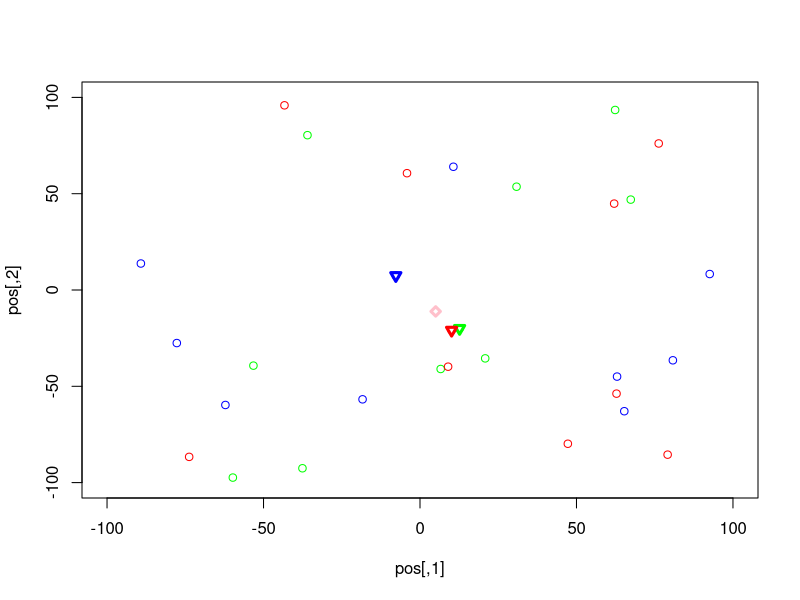
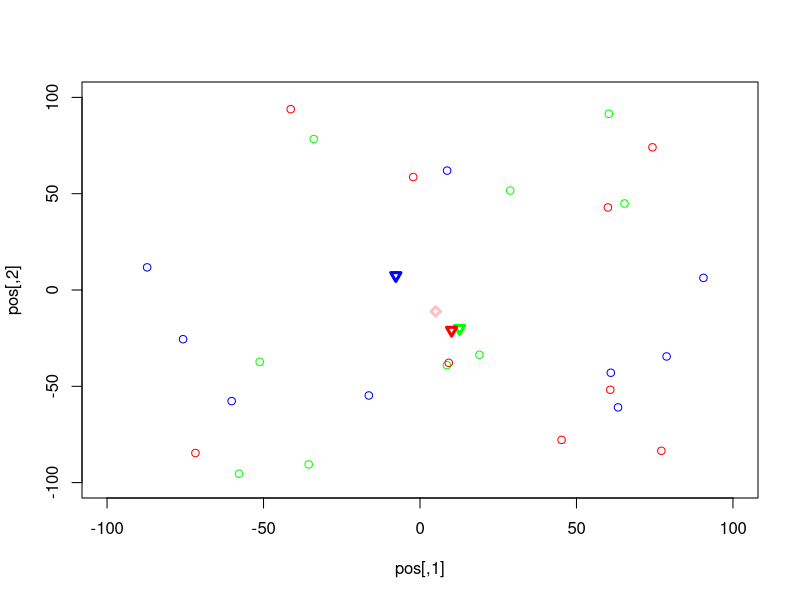
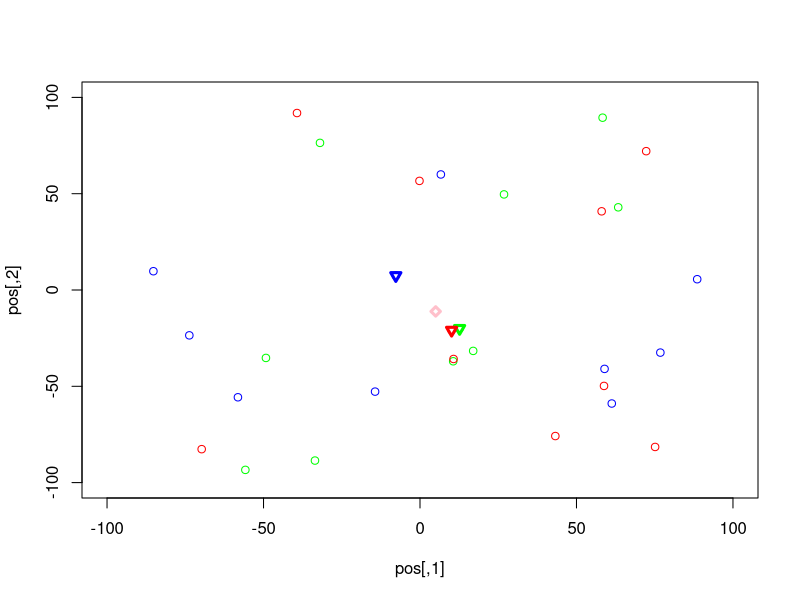
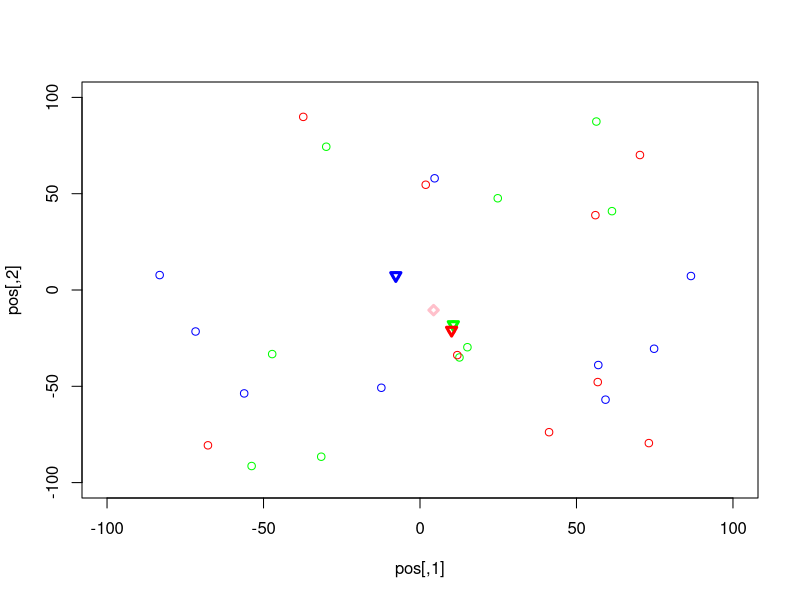
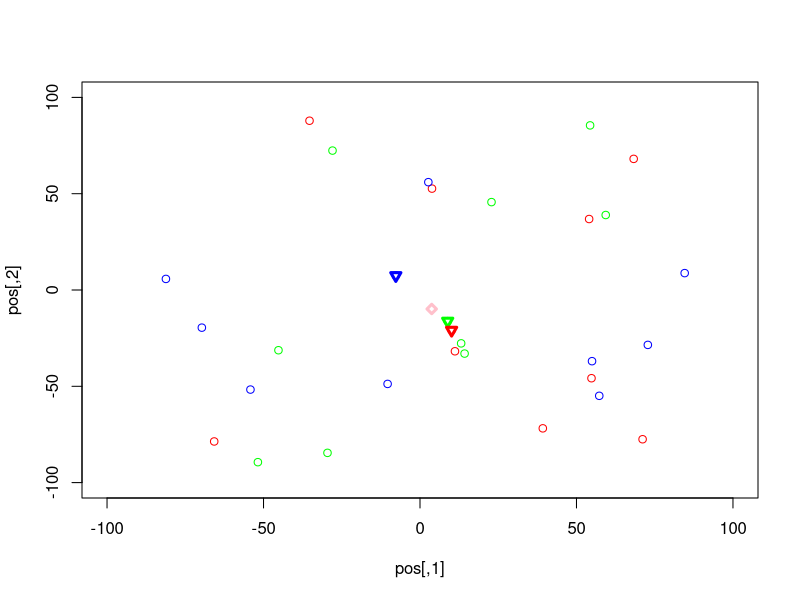
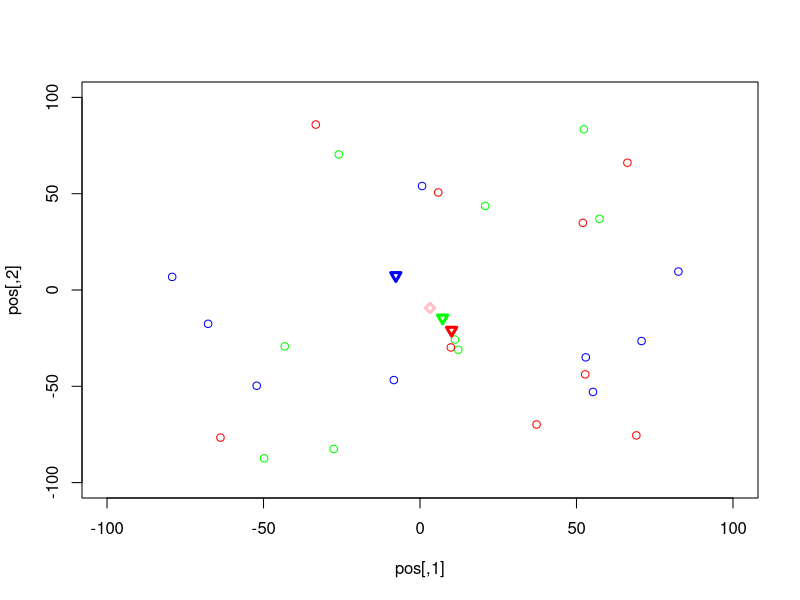
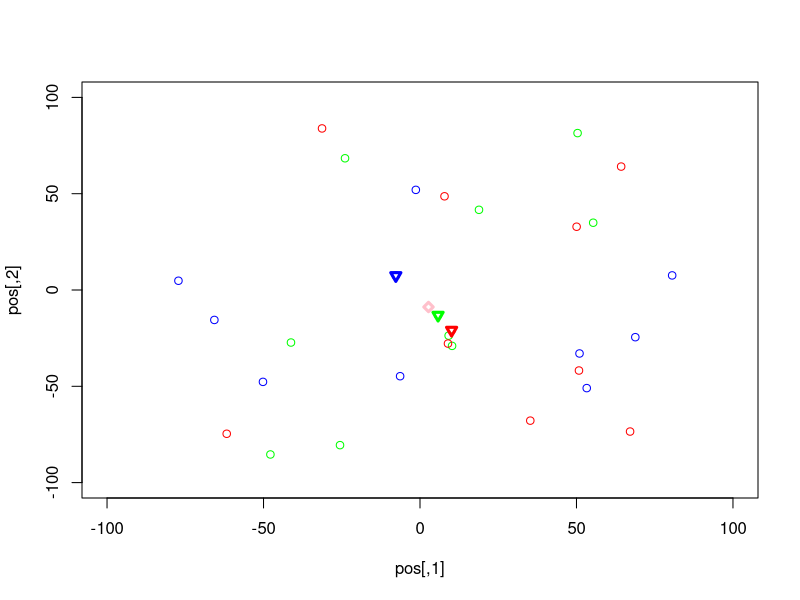
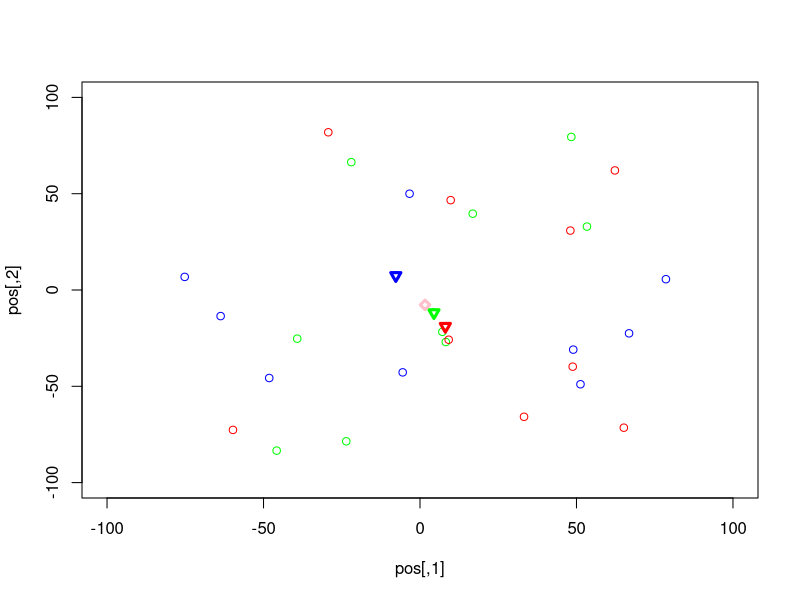

Reproduce these figures in R, in order.
newParticle = function(pos, vel, swarm, fitFun) {
	return (list(
		pos = pos,
		vel = vel,
		best = list(
			pos = pos,
			val = fitFun(pos)
		),
		type = 1,
		swarm = swarm
	))
}

calculateBest = function(particles) {
	globalBest = particles[[1]]$best
	localBest = list()
	for(i in 1:config$sub_swarms){
		localBest[[i]] = globalBest
	}
	
	for(i in 1:length(particles)){
		swarm = particles[[i]]$swarm
		if(particles[[i]]$best$val < localBest[[swarm]]$val){
			localBest[[swarm]] = particles[[i]]$best
		}
		if(particles[[i]]$best$val < globalBest$val){
			globalBest = particles[[i]]$best
		}
	}
	
	pos = c()
	for(i in 1:length(localBest)){
		pos = rbind(pos, localBest[[i]]$pos)
	}
	pos = colMeans(as.matrix(pos))
	unitedLocalbest = globalBest
	unitedLocalbest$pos = pos
	unitedLocalbest$val = config$fun(pos);
	
	best = list(globalBest, localBest, unitedLocalbest)
	return(best)
}

updatePos = function(particle, p, lbest, unitedLbest){
	personal = config$c1 * runif(1) * (particle$best$pos - particle$pos)
	
	chance = runif(1)
	if(chance <= p){
		particle$type = 2
		social = config$c2 * runif(1) * (unitedLbest$pos - particle$pos)
	}else {
		particle$type = 1
		social = config$c2 * runif(1) * (lbest[[particle$swarm]]$pos - particle$pos)
	}

	particle$vel = (config$inertia * particle$vel) + personal + social	
	particle$vel = apply(as.matrix(particle$vel), 1, function(x){min(x,config$max_vel)})
	particle$vel = apply(as.matrix(particle$vel), 1, function(x){max(x,-config$max_vel)})
	
	particle$pos = particle$pos + particle$vel	
	particle$pos = apply(as.matrix(particle$pos), 1, function(x){min(x,config$upper)})
	particle$pos = apply(as.matrix(particle$pos), 1, function(x){max(x,config$lower)})
	
	val = config$fun(particle$pos);
	if(val < particle$best$val){
		particle$best$pos = particle$pos
		particle$best$val = val
	}
	return (particle)
}

push = function(arr, element){
	len = length(arr)
	arr[[len + 1]] = element
	return(arr)
}

pso = function(config){
	particles = list()
	p = 0
	
	for(swarmIndex in 1:config$sub_swarms){
		for(j in 1:config$swarm_size){
			pos = runif(config$dim) * (config$upper - config$lower) + config$lower
			vel = rep(0, config$dim)
			particles = push(particles, newParticle(pos, vel, swarmIndex, config$fun))
		}
	}
	
	best = calculateBest(particles);	
	gbest = best[[1]]
	lbest = best[[2]]
	unitedLbest = best[[3]]
	
	cost = c()	
	for(it in 1:config$iterations){		
	# it = it + 1
		p = it / config$iterations
		pos = c()		
		swarm = c()	
		for(i in 1:length(particles)){
			particles[[i]] = updatePos(particles[[i]], p, lbest, unitedLbest)
			pos = rbind(pos, cbind(particles[[i]]$pos[1], particles[[i]]$pos[2]))
			swarm = rbind(swarm, particles[[i]]$swarm)
		}	
		best = calculateBest(particles);	
		gbest = best[[1]]
		lbest = best[[2]]
		unitedLbest = best[[3]]
		cost = c(cost,gbest$val)		
		plot(pos, ylim=c(config$lower,config$upper), xlim=c(config$lower,config$upper), col = c("green", "red", "blue")[swarm])
		points(lbest[[1]]$pos[1], lbest[[1]]$pos[2], ylim=c(config$lower,config$upper), xlim=c(config$lower,config$upper), lwd = 3, col="green", pch=25)
		points(lbest[[2]]$pos[1], lbest[[2]]$pos[2], ylim=c(config$lower,config$upper), xlim=c(config$lower,config$upper), lwd = 3, col="red", pch=25)
		points(lbest[[3]]$pos[1], lbest[[3]]$pos[2], ylim=c(config$lower,config$upper), xlim=c(config$lower,config$upper), lwd = 3, col="blue", pch=25)
		points(unitedLbest$pos[1], unitedLbest$pos[2], ylim=c(config$lower,config$upper), xlim=c(config$lower,config$upper), lwd = 3, col="pink", pch=23)
		
	}
	plot(cost, type = "s")
	return (gbest)
}


config = c()
config$dim = 2
config$upper = 100
config$lower = -100
#config$fun = function(x){return(sum(x ^ 2))}
config$fun = function(x){
	return(20 + (x[1] ^ 2) - cos(10 * pi * x[1]) + (x[2]^2) + (10*cos(2 * pi * x[2])))
}
config$swarm_size = 10
config$c1 = 2.05
config$c2 = 2.05
config$max_vel = 2
config$inertia = 0.9
config$iterations = 100
config$sub_swarms = 3

pso(config)